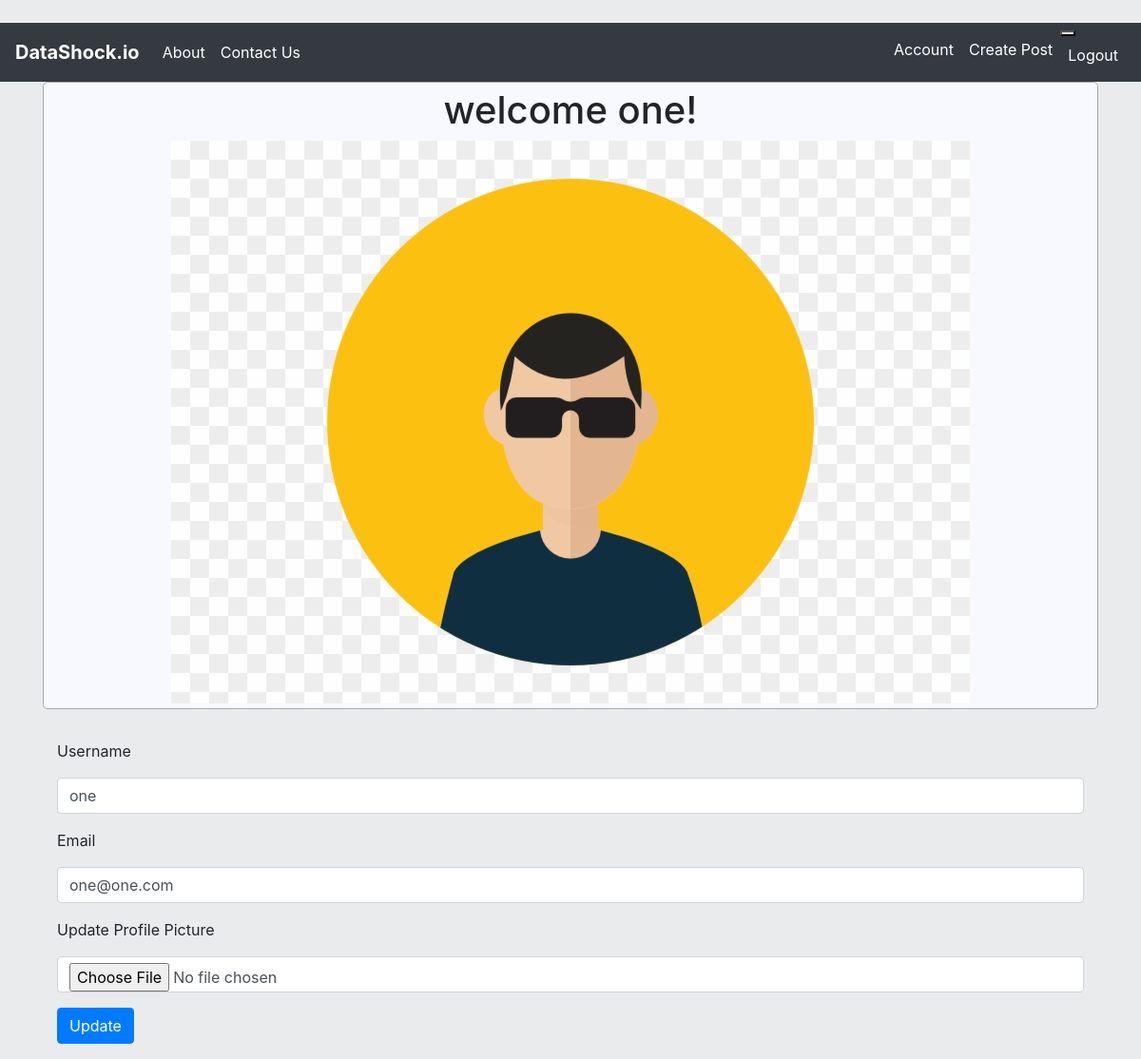
The page /account (signed in) on the database as committed earlier.
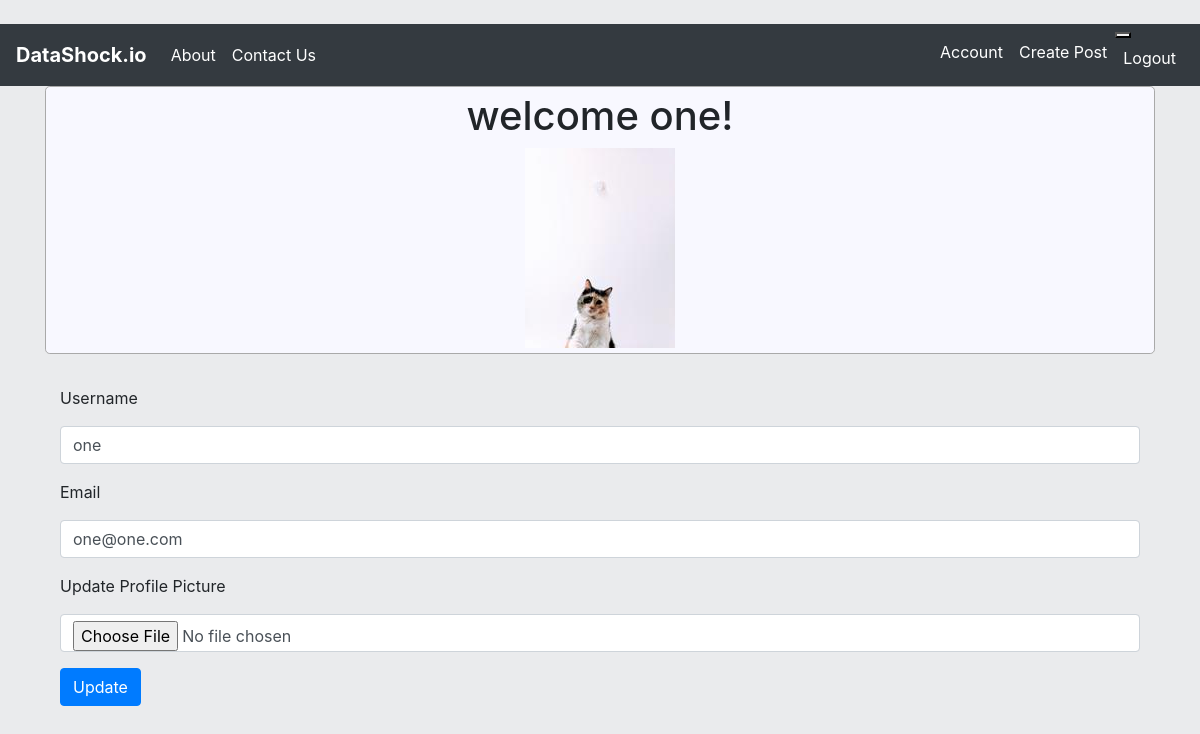
The same page on the database as committed later.
### blogresume/models.py (models this page shows, shortened)
class User(db.Model, UserMixin):
    __tablename__ = 'users'
    id = db.Column(db.Integer, primary_key=True)
    profile_image = db.Column(db.String(64), nullable=False, default='default_profile.png')
    email = db.Column(db.String(64), unique=True, index=True)
    username = db.Column(db.String(64), unique=True, index=True) #makes column an index that can be used
    password_hash = db.Column(db.String(128))
    posts = db.relationship('BlogPost', backref='author', lazy=True)

### blogresume/users/views.py (the view)
@users.route('/account',methods=['GET', 'POST'])
@login_required
def account():
    form = UpdateUserForm()
    if form.validate_on_submit():
        if form.profile_pic.data:
            username = current_user.username
            pic = add_profile_pic(form.profile_pic.data, username)
            current_user.profile_image = pic
        current_user.username = form.username.data
        current_user.email = form.email.data
        db.session.commit()
        flash('Account Updated!')
        return redirect(url_for('users.account'))
    elif request.method == 'GET':
        form.username.data = current_user.username
        form.email.data = current_user.email
    profile_image = url_for('static', filename='profile_pics/'+current_user.profile_image)
    return render_template('account.html', profile_image=profile_image, form=form)

### blogresume/users/forms.py (shortened to what this page needs)
class UpdateUserForm(FlaskForm):
    email = StringField('Email', validators=[DataRequired(), Email()])
    username = StringField('Username', validators=[DataRequired()])
    profile_pic = FileField('Update Profile Picture', validators=[FileAllowed(['jpg', 'png'])])
    submit = SubmitField('Update')

### blogresume/models.py (called while the page is built)
@login_manager.user_loader
def load_user(user_id):
    return User.query.get(user_id)

### blogresume/templates/account.html (shortened to what this page needs)
{% extends "base.html" %}
{% block content %}
<div class="jumbotron">
    <div align='center'>
        <h1>welcome {{current_user.username}}!</h1>
        <img align='center' src="{{url_for('static',filename='profile_pics/'+current_user.profile_image)}}">
    </div>
</div>
<div class="container">
    <form method="POST" action="" enctype="multipart/form-data">
        <div class="form-group">
            {{form.username.label(class='form-group')}}
            {{form.username(class='form-control')}}
        </div>
        <div class="form-group">
            {{form.email.label(class='form-group')}}
            {{form.email(class='form-control')}}
        </div>
        <div class="form-group">
            {{form.profile_pic.label(class='form-group')}}
            {{form.profile_pic(class='form-control')}}
        </div>
        <div class="form-group">
            {{form.submit(class='btn btn-primary')}}
        </div>
    </form>
</div>
{% endblock %}

### blogresume/templates/base.html (shortened to what this page needs)
﻿<!DOCTYPE html>
<html lang="en" dir="ltr">
<head>
    <link rel="stylesheet" type="text/css" href="https://stackpath.bootstrapcdn.com/bootstrap/4.1.3/css/bootstrap.min.css">
    <link rel="stylesheet" type="text/css" href="{{ url_for('static', filename='stylesheets/custom.css') }}">
</head>
    <body>
        <nav class="navbar navbar-expand-md navbar-dark bg-dark">
            <a class="navbar-brand abs" style="font-weight: bold" href="{{url_for('core.index')}}">DataShock.io</a>
            <div class="navbar-collapse collapse" id="collapsingNavbar">
                <ul class="navbar-nav">
                    <li class="nav-item active">
                        <a class="nav-link" href="{{url_for('core.info')}}">About</a>
                    </li>
                    <li class="nav-item active">
                        <a class="nav-link" href="#">Contact Us</a>
                    </li>
                </ul>
                <ul class="navbar-nav ml-auto">
                    {% if current_user.is_authenticated %}
                    <li class="nav-item active">
                        <a class="nav-link" href="{{url_for('users.account')}}">Account</a>
                    </li>
                    <li class="nav-item active">
                        <a class="nav-link" href="{{url_for('blog_posts.create_post')}}">Create Post</a>
                    </li>
                    <li class="nav-item active">
                        <button type="button" class=""></button><a class="nav-link" href="{{url_for('users.logout')}}">Logout</a>
                    </li>
                    {% endif %}
                </ul>
            </div>
        </nav>
<div class="container">
    {% block content %}
    {% endblock %}
</div>
    </body>
</html>

### blogresume/static/stylesheets/custom.css (style rules this page uses)
.jumbotron { padding: 5px; background-color:ghostwhite; border-style: solid; border-color: darkgrey; border-width: 1px; }
body { background-color: rgba(234,235,237,1); }

Rows that differ between the two databases and show on the page:
changed User "one": profile_image: picture added in place of a placeholder
